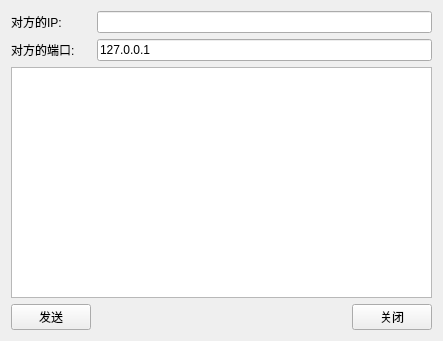
<?xml version="1.0" encoding="UTF-8"?>
<ui version="4.0">
 <class>Widget</class>
 <widget class="QWidget" name="Widget">
  <property name="geometry">
   <rect>
    <x>0</x>
    <y>0</y>
    <width>443</width>
    <height>341</height>
   </rect>
  </property>
  <property name="windowTitle">
   <string>Widget</string>
  </property>
  <layout class="QGridLayout" name="gridLayout">
   <item row="0" column="0">
    <widget class="QLabel" name="label">
     <property name="text">
      <string>对方的IP:</string>
     </property>
    </widget>
   </item>
   <item row="0" column="1" colspan="2">
    <widget class="QLineEdit" name="lineEditIP"/>
   </item>
   <item row="1" column="0">
    <widget class="QLabel" name="label_2">
     <property name="text">
      <string>对方的端口:</string>
     </property>
    </widget>
   </item>
   <item row="1" column="1" colspan="2">
    <widget class="QLineEdit" name="lineEditPort">
     <property name="text">
      <string>127.0.0.1</string>
     </property>
    </widget>
   </item>
   <item row="2" column="0" colspan="3">
    <widget class="QTextEdit" name="textEdit"/>
   </item>
   <item row="3" column="0">
    <widget class="QPushButton" name="btnSend">
     <property name="text">
      <string>发送</string>
     </property>
    </widget>
   </item>
   <item row="3" column="1">
    <spacer name="horizontalSpacer">
     <property name="orientation">
      <enum>Qt::Horizontal</enum>
     </property>
     <property name="sizeHint" stdset="0">
      <size>
       <width>260</width>
       <height>20</height>
      </size>
     </property>
    </spacer>
   </item>
   <item row="3" column="2">
    <widget class="QPushButton" name="btnClose">
     <property name="text">
      <string>关闭</string>
     </property>
    </widget>
   </item>
  </layout>
 </widget>
 <resources/>
 <connections/>
</ui>
